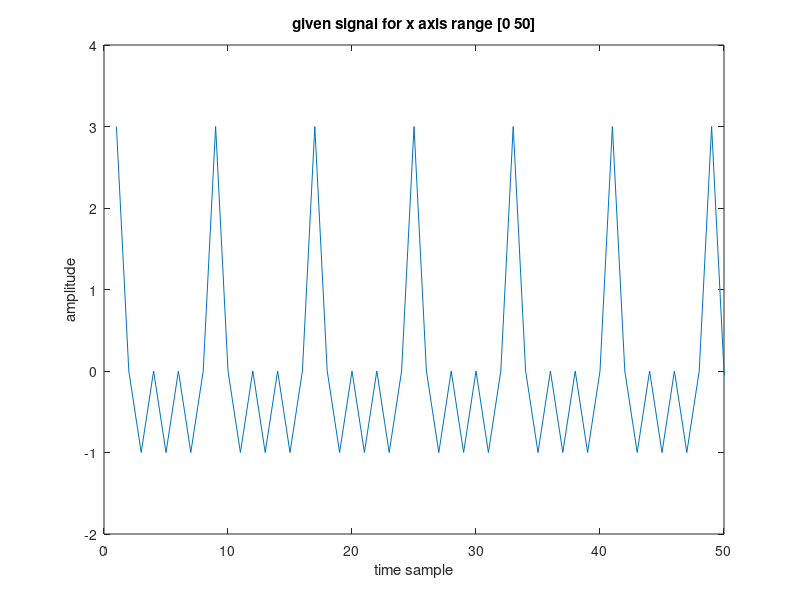
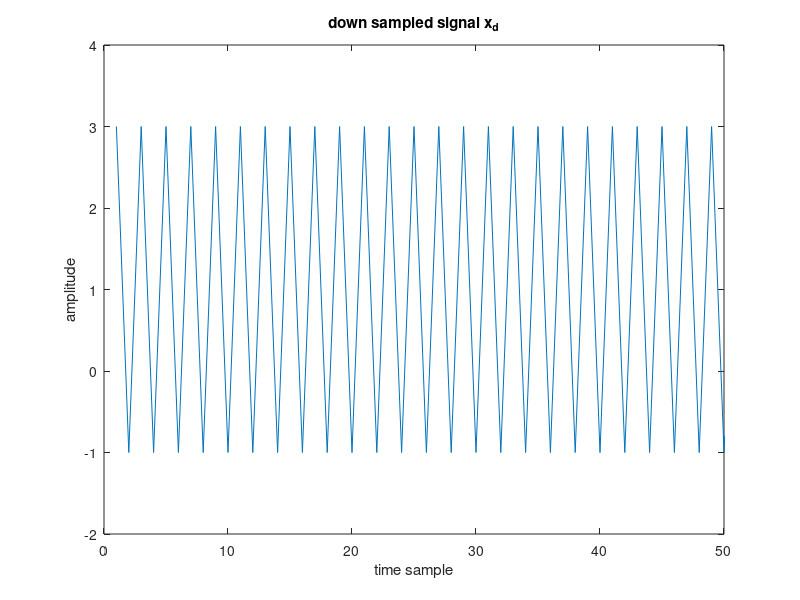
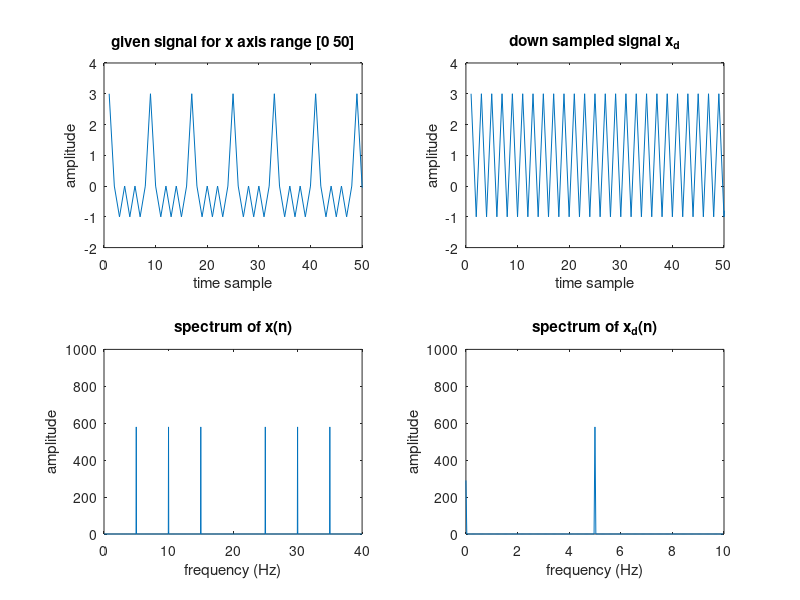

Here is the MATLAB script that generated these plots, in order:
clc;
clear all;
close all;


fs=40;
n=[0:(1/fs):29-(1/fs)];

x =cos(pi*10*n)+ cos(pi*20*n)+cos(pi*30*n);
figure;
plot(x)
axis([0 50 -2 4])
title('given signal for x axis range [0 50]')
xlabel('time sample')
ylabel('amplitude')

%-- down sample by 4.

fs1=fs/4;
% t1=n.*(1/fs1);
% x_d =cos(pi*10*t1)+ cos(pi*20*t1)+cos(pi*30*t1);

x_d = downsample(x,4);
figure;
plot(x_d)
title('down sampled signal x_d')
xlabel('time sample')
ylabel('amplitude')
axis([0 50 -2 4])

%comparission
y1=fft(x);
y2=fft(x_d);

figure;
subplot(2,2,1)
plot(x)
axis([0 50 -2 4])
title('given signal for x axis range [0 50]')
xlabel('time sample')
ylabel('amplitude')

subplot(2,2,2)
plot(x_d)
title('down sampled signal x_d')
xlabel('time sample')
ylabel('amplitude')
axis([0 50 -2 4])


n1=0:length(y1)-1;
n2=0:length(y2)-1;
k1=(fs/length(n1))*n1;
k2=(fs1/length(n2))*n2;

subplot(2,2,3)
plot(k1,abs(y1))
ylim([0 1000])
title('spectrum of x(n)')
xlabel('frequency (Hz)')
ylabel('amplitude')


subplot(2,2,4)
plot(k2,abs(y2))
ylim([0 1000])
title('spectrum of x_d(n)')
xlabel('frequency (Hz)')
ylabel('amplitude')

%--end_comparision--
















